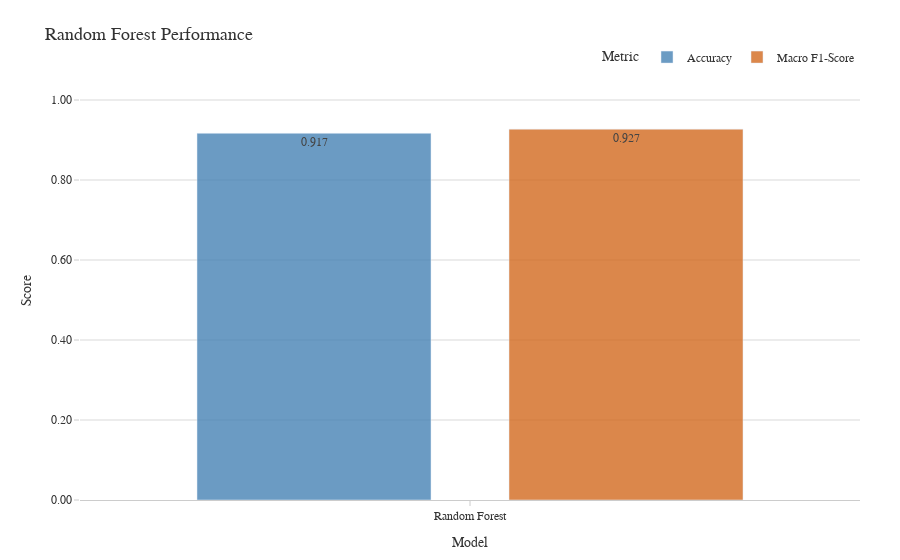

This figure's notebook cell:
### Code cell
# Test Accuracy and F1 Visualization
from sklearn.metrics import classification_report, confusion_matrix, accuracy_score, f1_score
import plotly.graph_objects as go
import plotly.figure_factory as ff
import numpy as np

# --- Style Definitions (NYT Inspired - Reuse from previous) ---
# ... (style definitions remain the same) ...
colors = {
    'bar_lin': 'rgba(70, 130, 180, 0.8)',
    'bar_log': 'rgba(210, 105, 30, 0.8)',
    'grid': '#d9d9d9',
    'text': '#333333',
    'background': '#ffffff',
    'axis_line': '#cccccc',
    'heatmap': 'Blues' # Or 'Greys', 'YlGnBu', etc.
}
font_family = "Arial, sans-serif"
base_layout = go.Layout( # Shared layout elements
     # ... (base_layout definition remains the same) ...
    font=dict(family=font_family, size=12, color=colors['text']),
    title_font_size=18,
    plot_bgcolor=colors['background'],
    paper_bgcolor=colors['background'],
    yaxis=dict(showgrid=True, gridcolor=colors['grid'], gridwidth=1, showline=False, ticks='outside', tickcolor=colors['axis_line'], zeroline=False),
    xaxis=dict(showgrid=False, showline=True, linecolor=colors['axis_line'], linewidth=1, ticks='outside', tickcolor=colors['axis_line'], zeroline=False),
    legend=dict(orientation='h', yanchor='bottom', y=1.02, xanchor='right', x=1, bgcolor='rgba(0,0,0,0)', bordercolor=colors['background']),
    margin=dict(l=80, r=40, t=80, b=60)
)


# Basic metrics
rf_accuracy = accuracy_score(y_test, y_pred)
rf_f1_macro = f1_score(y_test, y_pred, average='macro', zero_division=0)

# Classification report
website_names = sorted(y_test.unique())  # Ensure consistent label order
report_rf_dict = classification_report(y_val, y_val_pred, target_names=website_names, output_dict=True, zero_division=0)

models = ['Random Forest']
accuracies = [rf_accuracy]
f1_macros = [rf_f1_macro]

fig_metrics = go.Figure(layout=base_layout)

fig_metrics.add_trace(go.Bar(
    x=models,
    y=accuracies,
    name='Accuracy',
    marker_color=colors['bar_lin'],
    text=[f'{acc:.3f}' for acc in accuracies],
    textposition='auto',
    width=0.3
))

fig_metrics.add_trace(go.Bar(
    x=models,
    y=f1_macros,
    name='Macro F1-Score',
    marker_color=colors['bar_log'],
    text=[f'{f1:.3f}' for f1 in f1_macros],
    textposition='auto',
    width=0.3
))

fig_metrics.update_layout(
    title_text='Random Forest Performance',
    xaxis_title='Model',
    yaxis_title='Score',
    yaxis_range=[0, 1.05],
    yaxis_tickformat=".2f",
    barmode='group',
    legend_title_text='Metric'
)

fig_metrics.show()

### Figure 1 — Plotly figure (JSON) as saved in the notebook; plotly's stock layout.template omitted (floating-point values rounded to 4 significant figures)
{"data": [{"marker": {"color": "rgba(70, 130, 180, 0.8)"}, "name": "Accuracy", "text": ["0.917"], "textposition": "auto", "type": "bar", "width": 0.3, "x": ["Random Forest"], "y": [0.9167]}, {"marker": {"color": "rgba(210, 105, 30, 0.8)"}, "name": "Macro F1-Score", "text": ["0.927"], "textposition": "auto", "type": "bar", "width": 0.3, "x": ["Random Forest"], "y": [0.9271]}], "layout": {"barmode": "group", "font": {"color": "#333333", "family": "Arial, sans-serif", "size": 12}, "legend": {"bgcolor": "rgba(0,0,0,0)", "bordercolor": "#ffffff", "orientation": "h", "title": {"text": "Metric"}, "x": 1, "xanchor": "right", "y": 1.02, "yanchor": "bottom"}, "margin": {"b": 60, "l": 80, "r": 40, "t": 80}, "paper_bgcolor": "#ffffff", "plot_bgcolor": "#ffffff", "title": {"font": {"size": 18}, "text": "Random Forest Performance"}, "xaxis": {"linecolor": "#cccccc", "linewidth": 1, "showgrid": false, "showline": true, "tickcolor": "#cccccc", "ticks": "outside", "title": {"text": "Model"}, "zeroline": false}, "yaxis": {"gridcolor": "#d9d9d9", "gridwidth": 1, "range": [0, 1.05], "showgrid": true, "showline": false, "tickcolor": "#cccccc", "tickformat": ".2f", "ticks": "outside", "title": {"text": "Score"}, "zeroline": false}}}
